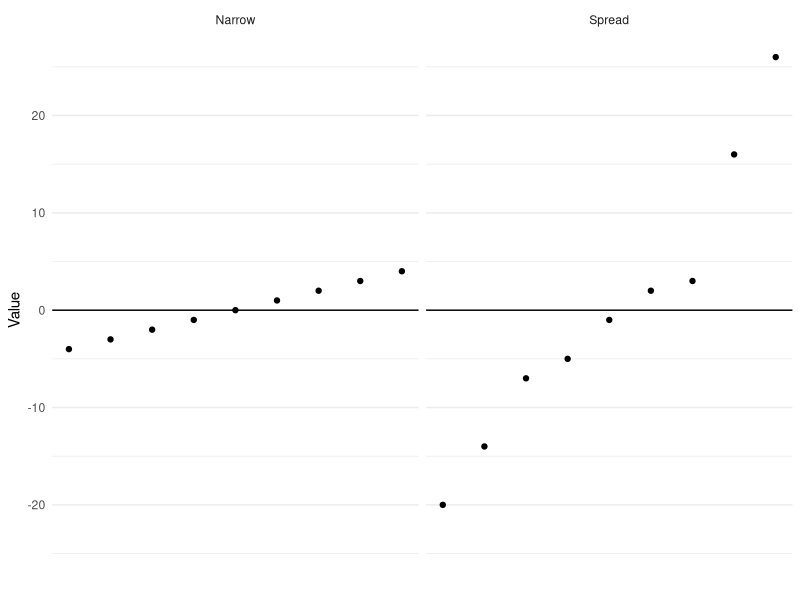
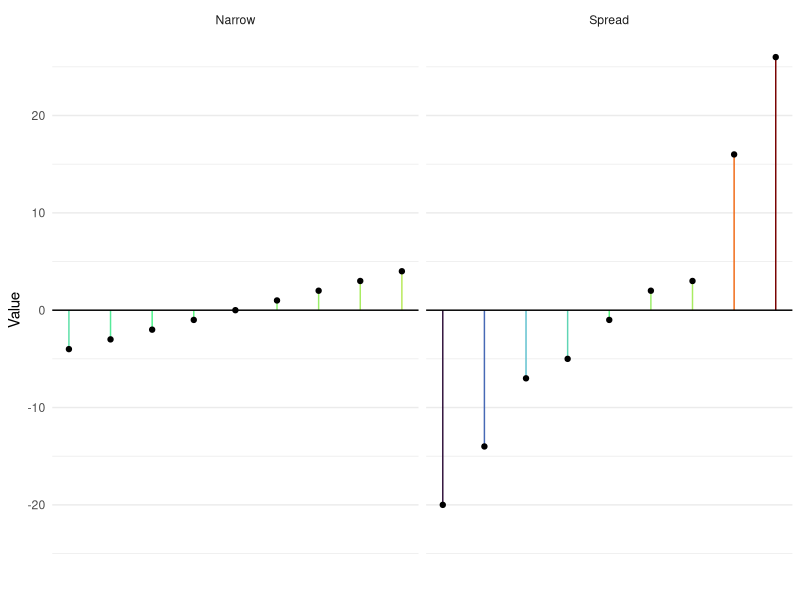
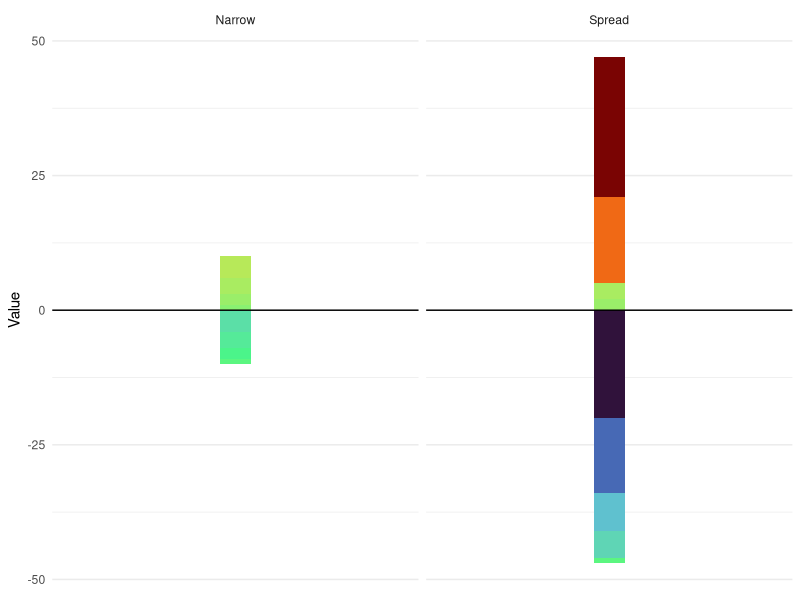
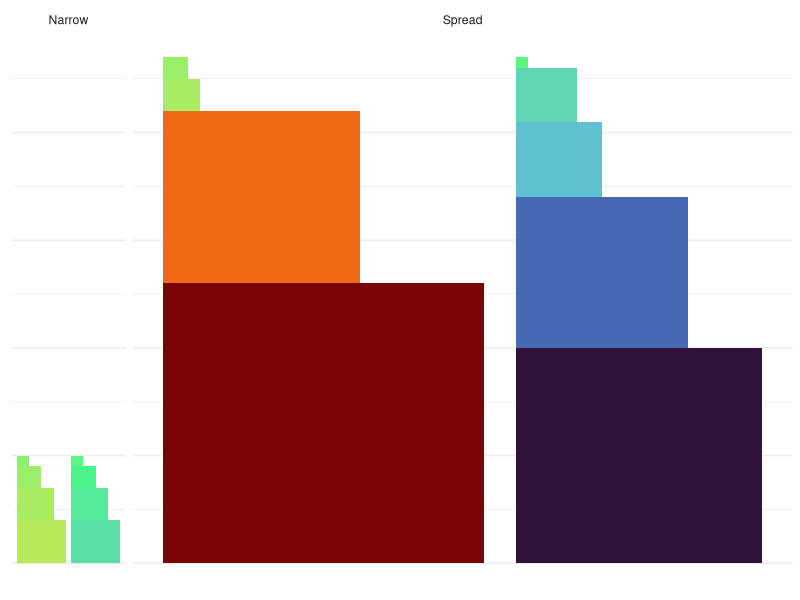
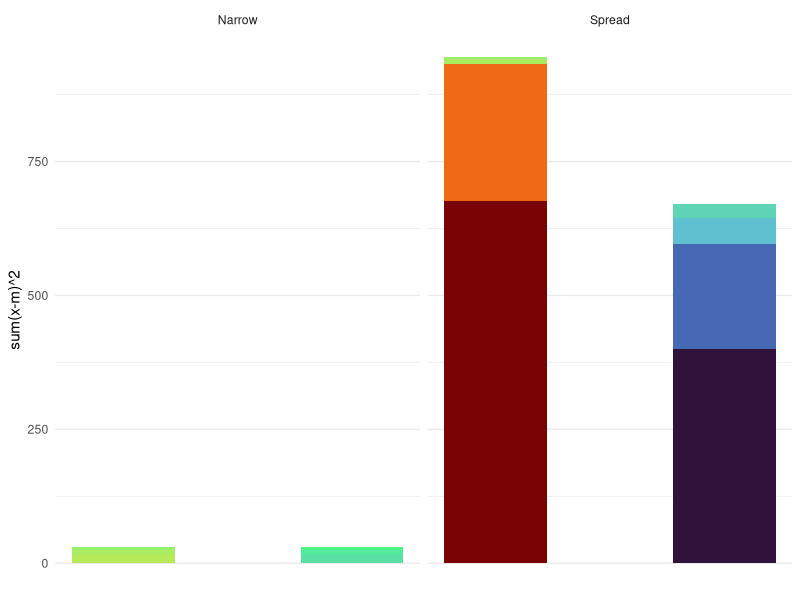
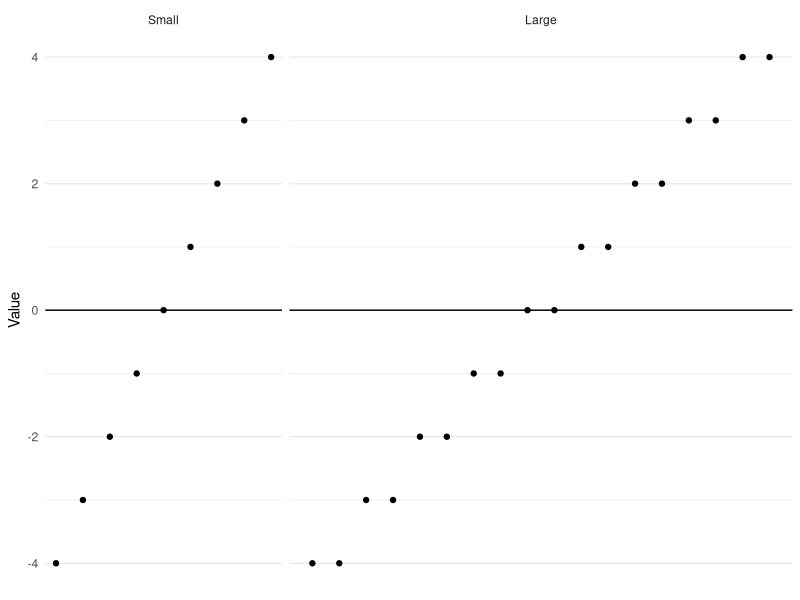
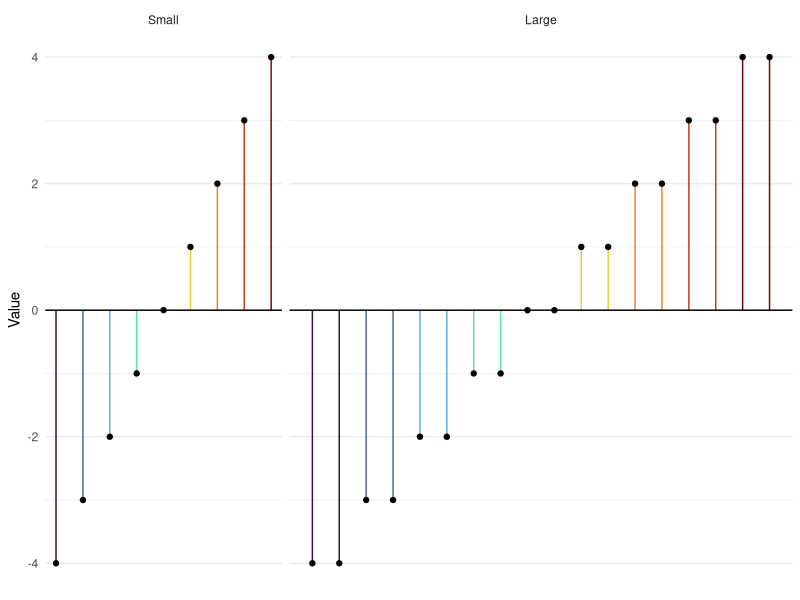
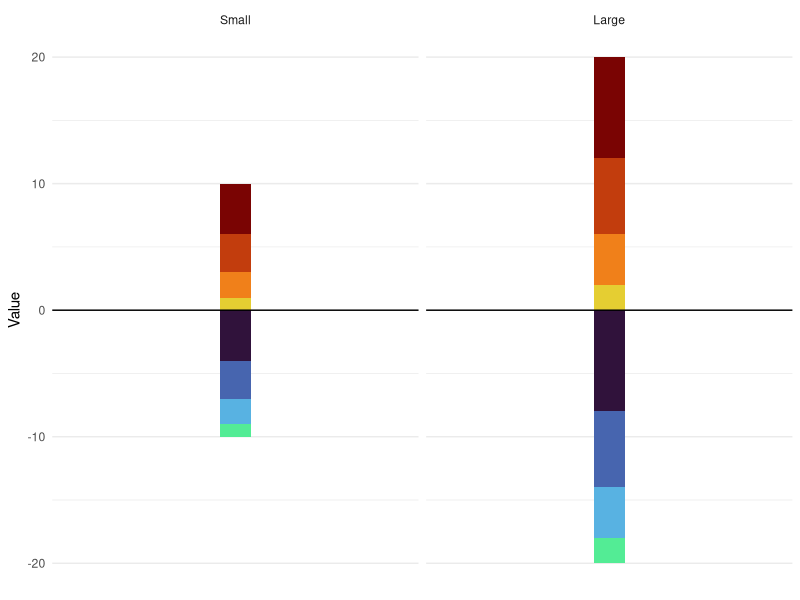

These charts were generated, in order, by the following R code:
## ---- chunk 1
#| message: false
library(tidyverse)
## ---- chunk 2
#| label: spread-vs-narrow-data
#| echo: false
data_narrow <- c(-4:4)
data_spread <- c(-20, -14, -7, -5, -1, 2, 3, 16, 26)

data <- expand_grid(type = c("Narrow", "Spread"), n = 0:8)
data$value <- c(data_narrow, data_spread)
## ---- chunk 3
#| label: spread-vs-narrow-plot
#| echo: false
#| layout-ncol: 3
#| fig-width: 2
#| fig-align: left

base_styles <- list(
  theme_minimal(),
  theme(
    axis.text.x = element_blank(),
    axis.title.x = element_blank(),
    panel.grid.major.x = element_blank(),
    panel.grid.minor.x = element_blank(),
    legend.position = "none"
  ),
  labs(y = "Value"),
  geom_hline(yintercept = 0),
  facet_grid(~type)
)

ggplot(data, aes(n, value)) +
  geom_point() +
  coord_cartesian(ylim = c(-abs(max(data$value)), abs(max(data$value)))) +
  base_styles

ggplot(data, aes(n, value)) +
  geom_segment(aes(x = n, xend = n, y = 0, yend = value, color = value)) +
  scale_color_viridis_c(option = "turbo") +
  coord_cartesian(ylim = c(-abs(max(data$value)), abs(max(data$value)))) +
  geom_point() +
  base_styles

ggplot(data, aes(x = "A", value, fill = value)) +
  geom_col(width = 0.1) +
  scale_fill_viridis_c(option = "turbo") +
  base_styles
## ---- chunk 4
#| echo: false
#| fig-width: 5.8
sqr_data <- data |>
  mutate(
    abs = abs(value),
    sign = sign(value)
  ) |>
  mutate(
    across(everything(), \(x) if_else(.data$sign == "1", rev(x), x)),
    .by = c(type, sign)
  ) |>
  mutate(
    xmin = ifelse(sign == "1", 0, max(abs) * 1.1),
    xmax = xmin + abs,
    .by = type
  ) |>
  mutate(
    ymin = cumsum(abs),
    ymax = lag(ymin, default = 0),
    .by = c(type, sign)
  )

ggplot(sqr_data) +
  geom_rect(aes(xmin = xmin, xmax = xmax, ymin = ymin, ymax = ymax, fill = value)) +
  facet_grid(~type, scales = "free_x", space = "free_x") +
  scale_fill_viridis_c(option = "turbo") +
  theme_minimal() +
  theme(
    legend.position = "none",
    axis.text = element_blank(),
    axis.title = element_blank(),
    panel.grid.major.x = element_blank(),
    panel.grid.minor.x = element_blank()
  )
## ---- chunk 5
#| echo: false
#| fig-width: 2

sqr_data$sqr <- sqr_data$value^2

ggplot(sqr_data, aes(-sign, sqr, fill = value)) +
  geom_col() +
  facet_grid(~type) +
  scale_fill_viridis_c(option = "turbo") +
  theme_minimal() +
  labs(y = "sum(x-m)^2") +
  theme(
    legend.position = "none",
    axis.text.x = element_blank(),
    axis.title.x = element_blank(),
    panel.grid.major.x = element_blank(),
    panel.grid.minor.x = element_blank()
  )
## ---- chunk 6
#| label: small-vs-large
#| echo: false
data_small <- c(-4:4)
data_large <- rep(data_small, each = 2)

data <- tibble(
  type = rep(
    c("Small", "Large"), c(length(data_small), length(data_large))
  ) |> fct_rev(),
  n = c(seq_along(data_small), seq_along(data_large))
)
data$value <- c(data_small, data_large)
## ---- chunk 7
#| label: small-vs-large-plot
#| echo: false
#| layout-ncol: 3
#| fig-width: 2
#| fig-align: left

base_styles <- list(
  theme_minimal(),
  theme(
    axis.text.x = element_blank(),
    axis.title.x = element_blank(),
    panel.grid.major.x = element_blank(),
    panel.grid.minor.x = element_blank(),
    legend.position = "none"
  ),
  labs(y = "Value"),
  geom_hline(yintercept = 0),
  facet_grid(~type, scales = "free_x", space = "free_x")
)

ggplot(data, aes(n, value)) +
  geom_point() +
  base_styles

ggplot(data, aes(n, value)) +
  geom_segment(aes(x = n, xend = n, y = 0, yend = value, color = value)) +
  scale_color_viridis_c(option = "turbo") +
  geom_point() +
  base_styles


ggplot(data, aes(x = "A", value, fill = value)) +
  geom_col(width = 0.1) +
  scale_fill_viridis_c(option = "turbo") +
  base_styles
## ---- chunk 8
#| echo: false
sqr_data <- data |>
  mutate(
    abs = abs(value),
    sign = sign(value)
  ) |>
  mutate(
    across(everything(), \(x) if_else(.data$sign == "1", rev(x), x)),
    .by = c(type, sign)
  ) |>
  mutate(
    xmin = ifelse(sign == "1", 0, max(abs) * 1.1),
    xmax = xmin + abs,
    .by = type
  ) |>
  mutate(
    ymin = cumsum(abs),
    ymax = lag(ymin, default = 0),
    .by = c(type, sign)
  )

sqr_data <- sqr_data |>
  mutate(sqr = value^2 / n(), .by = type)

ggplot(sqr_data, aes(-sign, sqr, fill = value)) +
  geom_col() +
  facet_grid(~type) +
  scale_fill_viridis_c(option = "turbo") +
  theme_minimal() +
  labs(y = "sum(x-m)^2/n") +
  theme(
    legend.position = "none",
    axis.text.x = element_blank(),
    axis.title.x = element_blank(),
    panel.grid.major.x = element_blank(),
    panel.grid.minor.x = element_blank()
  )
